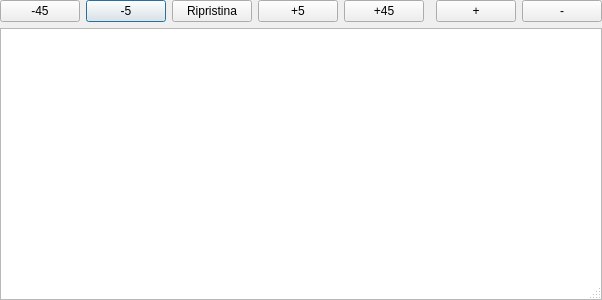
<?xml version="1.0" encoding="UTF-8"?>
<ui version="4.0">
 <class>VisualizzaImmagine</class>
 <widget class="QDialog" name="VisualizzaImmagine">
  <property name="geometry">
   <rect>
    <x>0</x>
    <y>0</y>
    <width>409</width>
    <height>300</height>
   </rect>
  </property>
  <property name="windowTitle">
   <string>Immagine Moneta</string>
  </property>
  <property name="sizeGripEnabled">
   <bool>true</bool>
  </property>
  <layout class="QGridLayout" name="gridLayout">
   <property name="margin">
    <number>0</number>
   </property>
   <item row="1" column="0" colspan="8">
    <widget class="QGraphicsView" name="graphicsView">
     <property name="dragMode">
      <enum>QGraphicsView::ScrollHandDrag</enum>
     </property>
     <property name="resizeAnchor">
      <enum>QGraphicsView::NoAnchor</enum>
     </property>
    </widget>
   </item>
   <item row="0" column="1">
    <widget class="QPushButton" name="antiorario5">
     <property name="whatsThis">
      <string>ruota di 5 gradi a sinistra</string>
     </property>
     <property name="text">
      <string>-5</string>
     </property>
    </widget>
   </item>
   <item row="0" column="3">
    <widget class="QPushButton" name="orario5">
     <property name="whatsThis">
      <string>ruota di 5 gradi a destra</string>
     </property>
     <property name="text">
      <string>+5</string>
     </property>
    </widget>
   </item>
   <item row="0" column="2">
    <widget class="QPushButton" name="ripristina">
     <property name="text">
      <string>Ripristina</string>
     </property>
    </widget>
   </item>
   <item row="0" column="0">
    <widget class="QPushButton" name="antiorario45">
     <property name="whatsThis">
      <string>ruota di 45 gradi a sinistra</string>
     </property>
     <property name="text">
      <string>-45</string>
     </property>
    </widget>
   </item>
   <item row="0" column="4">
    <widget class="QPushButton" name="orario45">
     <property name="whatsThis">
      <string>ruota di 45 gradi a destra</string>
     </property>
     <property name="text">
      <string>+45</string>
     </property>
    </widget>
   </item>
   <item row="0" column="6">
    <widget class="QPushButton" name="zoompiu">
     <property name="toolTip">
      <string>zoom-in</string>
     </property>
     <property name="whatsThis">
      <string>ingrandisci</string>
     </property>
     <property name="text">
      <string>+</string>
     </property>
    </widget>
   </item>
   <item row="0" column="7">
    <widget class="QPushButton" name="zoommeno">
     <property name="toolTip">
      <string>zoom-out</string>
     </property>
     <property name="whatsThis">
      <string>riduci</string>
     </property>
     <property name="text">
      <string>-</string>
     </property>
    </widget>
   </item>
   <item row="0" column="5">
    <spacer name="horizontalSpacer">
     <property name="orientation">
      <enum>Qt::Horizontal</enum>
     </property>
     <property name="sizeHint" stdset="0">
      <size>
       <width>40</width>
       <height>20</height>
      </size>
     </property>
    </spacer>
   </item>
  </layout>
 </widget>
 <resources/>
 <connections/>
</ui>
